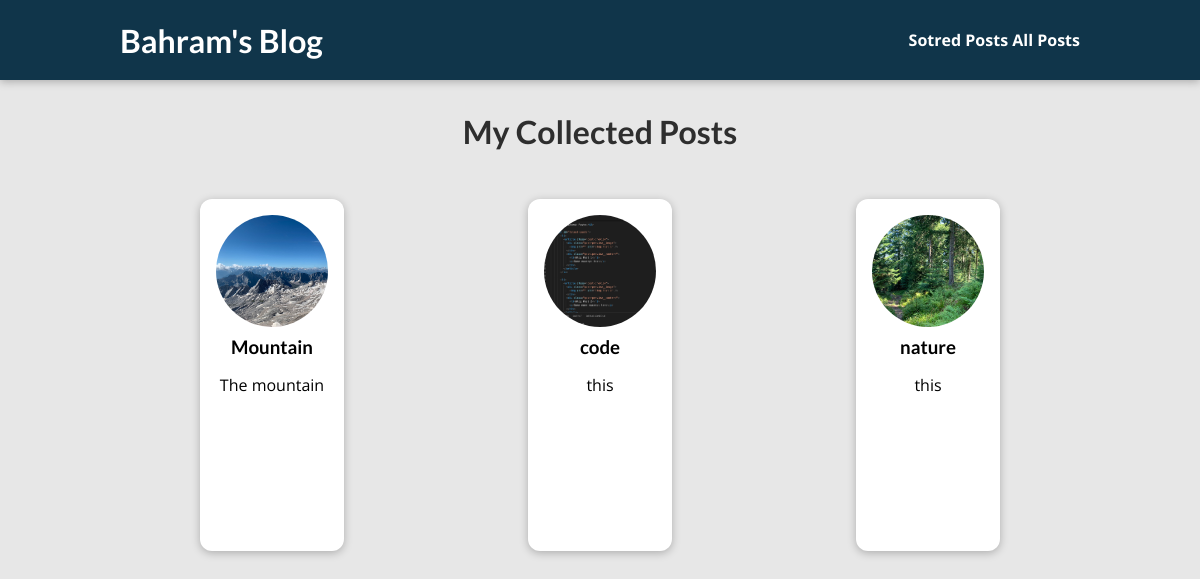
The page /posts on the database its author committed.
### blog/models.py (models this page shows, shortened)
class Post(models.Model):
    title = models.CharField(max_length=150)
    excerpt = models.CharField(max_length=200)
    image = models.ImageField(upload_to="posts", null=True)
    date = models.DateField(auto_now=True)
    slug = models.SlugField(unique=True, db_index=True)
    content = models.TextField(validators=[MinLengthValidator(10)])
    author = models.ForeignKey(
        Author, on_delete=models.SET_NULL, null=True, related_name="posts")
    tags = models.ManyToManyField(Tag)

### blog/views.py (the view)
# urls.py: path("posts", views.AllPostsView.as_view(), name="posts-page"),
class AllPostsView(ListView):
    template_name = "blog/all-posts.html"
    model = Post
    ordering = ["-date"]
    context_object_name = "all_posts"

### blog/templates/blog/all-posts.html (shortened to what this page needs)
{% extends "base.html" %}
{% load static %}
{% block css_files %}
  <link rel="stylesheet" href="{% static "blog/post.css" %}" />
  <link rel="stylesheet" href="{% static "blog/all-posts.css" %}" />
{% endblock %}
{% block content %}
<section id="all-posts">
  <h2>My Collected Posts</h2>
  <ul>
    {% for post in all_posts %}
      {% include "blog/includes/post.html" %}
    {% endfor %}
  </ul>
</section>
{% endblock %}

### blog/templates/blog/includes/post.html
<li>
  <article class="post">
    <a href="{% url "post-detail-page" post.slug %}">
      <img src="{{ post.image.url }}" alt="{{ post.title }}"
      />
      <div class="post__content">
        <h3>{{ post.title }}</h3>
        <p>
          {{ post.excerpt }}
        </p>
      </div>
    </a>
  </article>
</li>

### static/app.css (style rules this page uses)
* { box-sizing: border-box; }
html { font-family: 'Open Sans', 'Lato', sans-serif; }
body { margin: 0; }
h1, h2, h3 { font-family: 'Lato', sans-serif; font-weight: bold; }

### blog/static/blog/post.css (style rules this page uses)
.post { display: flex; flex-direction: column; align-items: center; text-align: center; }
.post a { text-decoration: none; color: black; transition: all 0.2s ease; padding: 1rem; }
.post img { width: 5rem; height: 5rem; object-fit: cover; border-radius: 50%; }
.post h3 { margin: 0.25rem 0; }

### blog/static/blog/all-posts.css (style rules this page uses)
body { background-color: #e7e7e7; }
#all-posts { margin: 7rem auto; width: 90%; max-width: 60rem; }
#all-posts h2 { text-align: center; font-size: 2rem; color: #2e2e2e; margin: 3rem 0; }
ul { list-style: none; margin: 0; padding: 0; display: grid; grid-template-columns: repeat(auto-fill, minmax(17rem, 1fr)); gap: 1.5rem; }
.post img { width: 7rem; height: 7rem; }
.post a { height: 22rem; transform-origin: center; box-shadow: 0 2px 8px rgba(0, 0, 0, 0.25); border-radius: 12px; background-color: white; }

### rows shown on the page
Post: image (picture), title "Mountain", excerpt "The mountain"
Post: image (picture), title "code", excerpt "this"
Post: image (picture), title "nature", excerpt "this"
